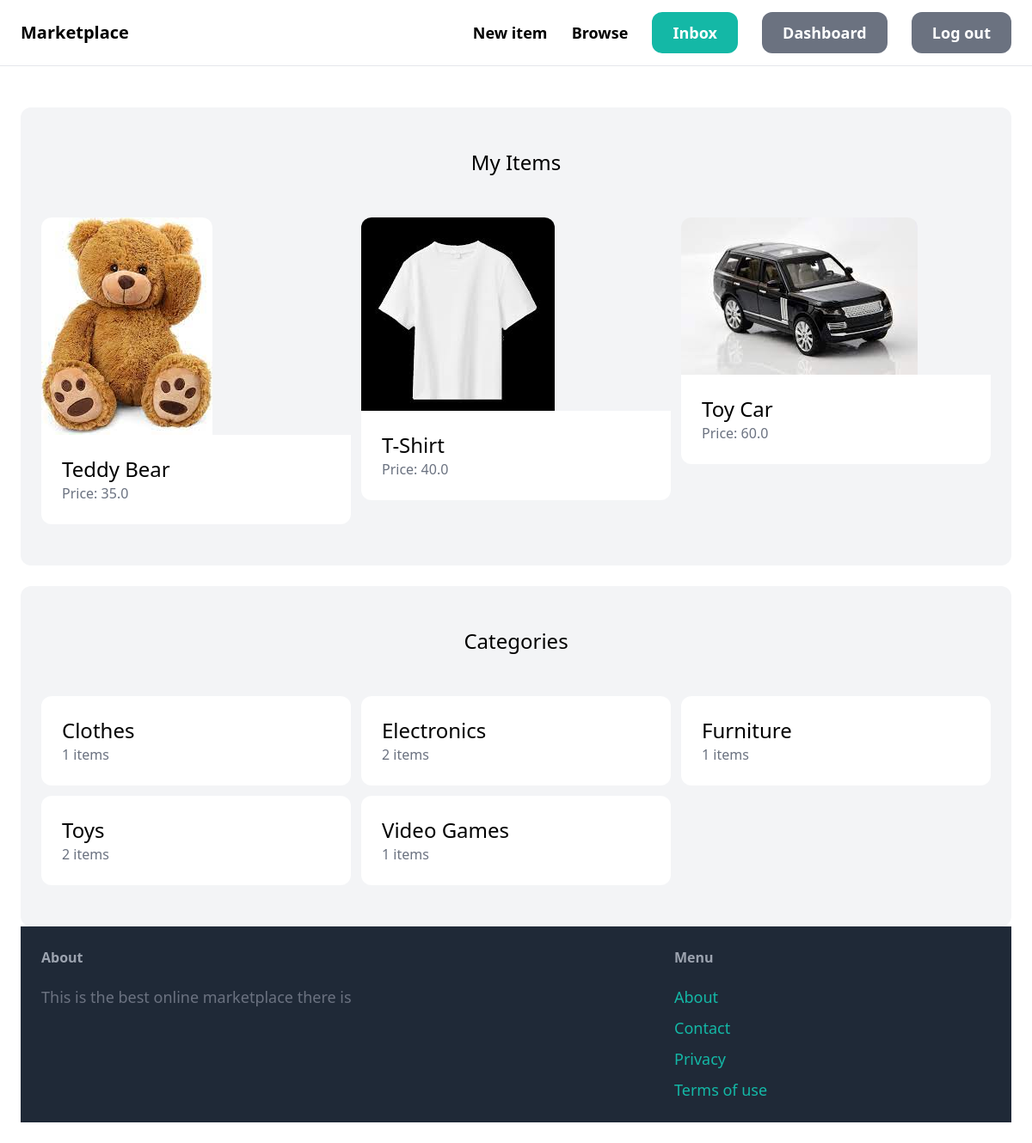
The page /dashboard/ (signed in) on the database its author committed.
### item/models.py (models this page shows, shortened)
class Item(models.Model):
    category = models.ForeignKey(Category,related_name='items',on_delete=models.CASCADE)
    name = models.CharField(max_length=255)
    description = models.TextField(blank=True,null=True)
    price = models.FloatField()
    image = models.ImageField(upload_to='item_images',blank=True,null=True)
    is_sold = models.BooleanField(default=False)
    created_by = models.ForeignKey(User,related_name='items',on_delete=models.CASCADE)
    created_at = models.DateTimeField(auto_now_add=True)

class Category(models.Model):
    name = models.CharField(max_length=255)
    class Meta:
        ordering = ('name',)
        verbose_name_plural = 'Categories'

### dashboard/views.py (the view)
# urls.py: path('',views.index,name='index'),
@login_required
def index(request):
    items = Item.objects.filter(created_by=request.user)
    categories = Category.objects.all()
    return render(request,'dashboard/index.html', {
        'items': items,
        'categories': categories,
    })

### dashboard/templates/dashboard/index.html (shortened to what this page needs)
{% extends 'core/base.html' %}
{% block content %}
    <div class="mt-6 px-6 py-12 bg-gray-100 rounded-xl">
        <h2 class="mb-12 text-2xl text-center">My Items</h2>
        <div class="grid grid-cols-3 gap-3">
            {% for item in items %}
                <div>
                    <a href="{% url 'item:detail' item.id %}">
                        <div>
                            <img src="{{ item.image.url }}" class="rounded-t-xl">
                        </div>
                        <div class="p-6 bg-white rounded-b-xl">
                            <h2 class="text-2xl">{{ item.name }}</h2>
                            <p class="text-gray-500">Price: {{ item.price}}</p>
                        </div>
                    </a>
                </div>
            {% endfor %}
        </div>
    </div>
    <div class="mt-6 px-6 py-12 bg-gray-100 rounded-xl">
        <h2 class="mb-12 text-2xl text-center">Categories</h2>
        <div class="grid grid-cols-3 gap-3">
            {% for category in categories %}
                <div>
                        <div class="p-6 bg-white rounded-xl">
                            <h2 class="text-2xl">{{ category.name }}</h2>
                            <p class="text-gray-500">{{ category.items.count }} items</p>
                        </div>
                </div>
            {% endfor %}
        </div>
{% endblock %}

### core/templates/core/base.html (shortened to what this page needs)
<!DOCTYPE html>
<html lang="en">
<head>
    <script src="https://cdn.tailwindcss.com"></script>
</head>
<body>
    <nav class="px-6 py-6 flex justify-between items-center border-b border-gray-200">
        <a href="/" class="text-xl font-semibold ">Marketplace</a>
        <div class="space-x-6">
            <a href="{% url 'item:new' %}" class="text-lg font-semibold hover:text-gray-500">New item</a>
            <a href="{% url 'item:items' %}" class="text-lg font-semibold hover:text-gray-500">Browse</a>
            {% if request.user.is_authenticated %}
                <a href="{%url 'conversation:inbox' %}" class="px-6 py-3 text-lg font-semibold bg-teal-500 text-white rounded-xl hover:bg-teal-700">Inbox</a>
                <a href="{% url 'dashboard:index' %}" class="px-6 py-3 text-lg font-semibold bg-gray-500 text-white rounded-xl hover:bg-gray-700">Dashboard</a>
                <a href="{% url 'core:logout' %}" class="px-6 py-3 text-lg font-semibold bg-gray-500 text-white rounded-xl hover:bg-gray-700">Log out</a>
            {% else %}
                <a href="{% url 'core:signup' %}" class="px-6 py-3 text-lg font-semibold bg-teal-500 text-white rounded-xl hover:bg-teal-700">Sign up</a>
                <a href="{% url 'core:login' %}" class="px-6 py-3 text-lg font-semibold bg-gray-500 text-white rounded-xl hover:bg-gray-700">Log in</a>
            {% endif %}
        </div>
    </nav>
    <div class="px-6 py-6">
        {% block content %}
        {% endblock %}
    </div>
    <footer class="px-6 py-6 flex justify-between bg-gray-800">
        <div class="w-2/3 pr-10">
            <h3 class="mb-5 font-semibold text-gray-400">About</h3>
            <p class="text-lg text-gray-500">This is the best online marketplace there is</p>
        </div>
        <div class="w-1/3">
            <h3 class="mb-5 font-semibold text-gray-400">Menu</h3>
            <ul class="space-y-2">
                <li><a href="#" class="text-lg text-teal-500 hover:text-teal-700">About</a></li>
                <li><a href="{% url 'core:contact' %}" class="text-lg text-teal-500 hover:text-teal-700">Contact</a></li>
                <li><a href="#" class="text-lg text-teal-500 hover:text-teal-700">Privacy</a></li>
                <li><a href="#" class="text-lg text-teal-500 hover:text-teal-700">Terms of use</a></li>
            </ul>
        </div>
    </footer>
</body>
</html>

### rows shown on the page
Item: image (picture), name "Teddy Bear", price "35.0"
Item: image (picture), name "T-Shirt", price "40.0"
Item: image (picture), name "Toy Car", price "60.0"
Category: name "Clothes", items.count "1"
Category: name "Electronics", items.count "2"
Category: name "Furniture", items.count "1"
Category: name "Toys", items.count "2"
Category: name "Video Games", items.count "1"
